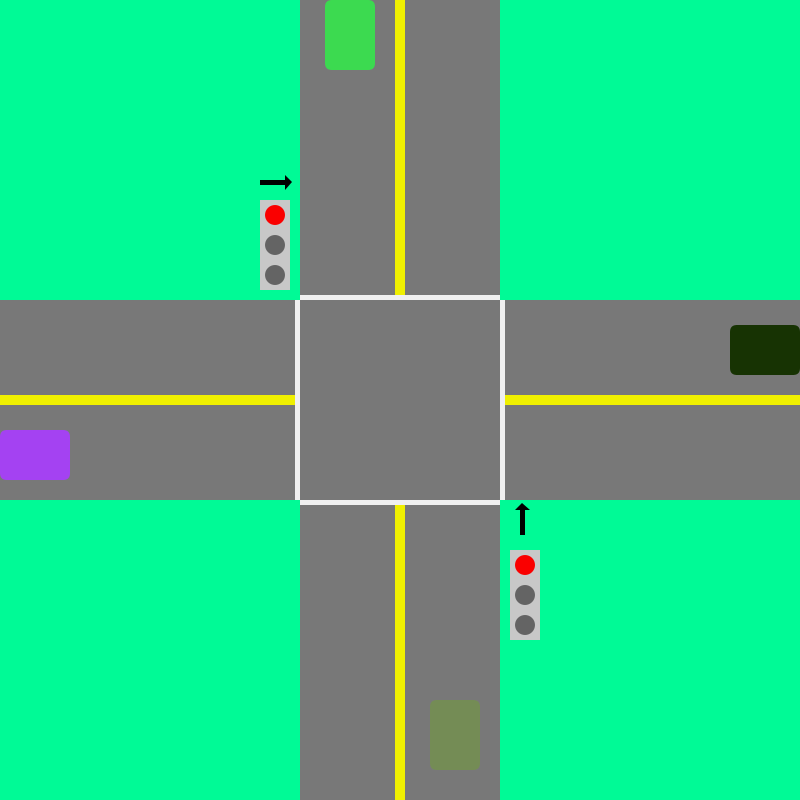
Frame 1 (no input)
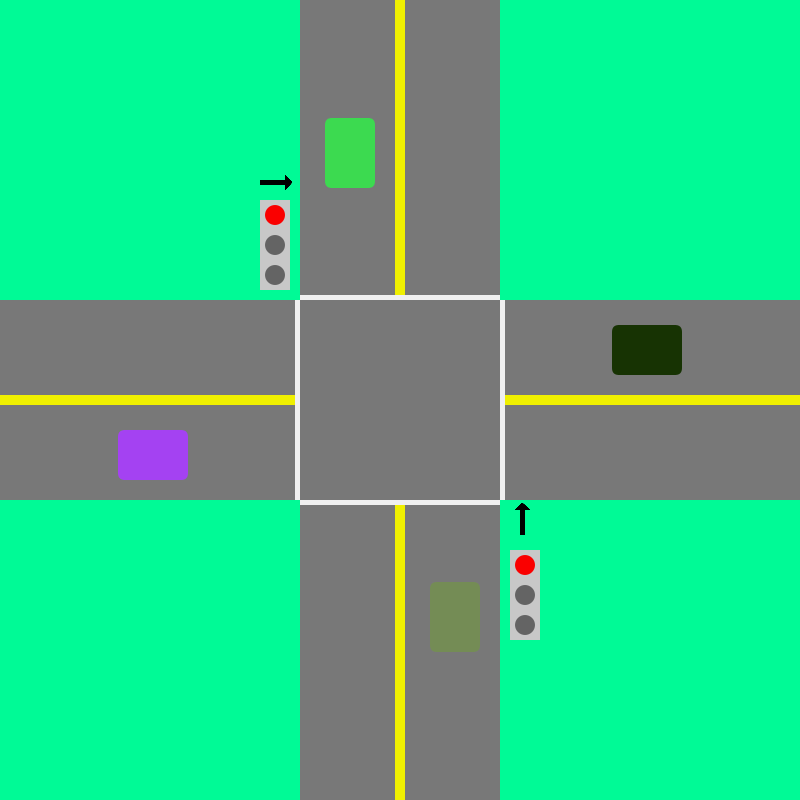
Frame 60 (the mouse pressed at the canvas centre just before this capture)
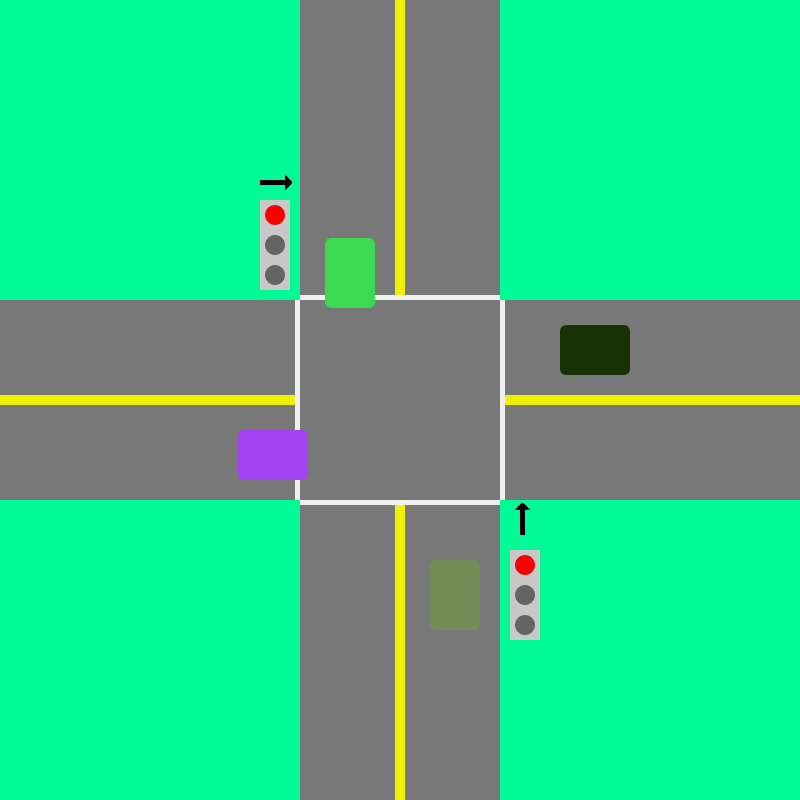
Frame 120 (the mouse held since frame 60 and released just before this capture)

The Processing sketch that drew these frames (run headless with seeded random() and noise(); from frame 60 on, the mouse is pressed at the canvas centre):

// Processing sketch: traffic
// ── traffic.pde
Light l = new Light(260,200, "v");
Light l2 = new Light(510,550, "h");

int car_width = 50;
int car_height = 70;
int right_lane = 430;
int left_lane = 325;

//intersection boundaries
int inter_st = 300;
int inter_end = 500;
int time = second();

Car car = new Car(0, right_lane, car_height, car_width, 2, random_color(255), "h"); //left  //(init_x, init_y, car_width, car_len, vx, vy, color)
Car top = new Car(left_lane, 0, car_width, car_height, 2, random_color(255), "v"); //top
Car bot = new Car(right_lane, 770 - car_height, car_width, car_height, -2, random_color(255), "v"); //bottom
Car right = new Car(780 - car_width, left_lane, car_height, car_width, -2, random_color(255), "h"); //right

color random_color(int v){
  return color(random(v), random(v), random(v));      
}

void drawRoad(){
 fill(120);
 noStroke();
 
 //road
 rect(0, 300, width, 200);
 rect(300, 0, 200, height);
 
 fill(240,240,0); //yellow line
 rect(0,395,300,10); //left 
 rect(395,0,10,300); //top 
 rect(395,500,10,300); //bottom
 rect(500,395,300,10); //right
 
 fill(240);
 rect(300, 295, 200, 5);
 rect(300, 500, 200, 5);
 rect(295, 300, 5, 200);
 rect(500, 300, 5, 200);
}

void setup(){
  size(800,800);
  background(0,250,150);
}

void draw(){
  drawRoad();
  l.drawLight();
  l2.drawLight();
  lightSync();
  
  car.drawCar();
  bot.drawCar();
  top.drawCar();
  right.drawCar();
  
  // car behaviour depending on light state
  whatdo(car, l, inter_st, 1); //horizontal
  whatdo(right, l, inter_end, -1); //vertical
  whatdo(top, l2, inter_st, 1); //h
  whatdo(bot, l2, inter_end, -1); //v
  print(car.getPos());
  print('\n');
  
}

// insersection marks beginning of intersection, direction is pos/neg depending on movement
void whatdo(Car c, Light l, int intersection_start, int direction){
  switch (l.getState()){
    case "green": 
      c.drive(c.get_start_v());
      break;
    case "yellow":
      yellow_light(c, intersection_start, direction);
      break;
    case "red":
      red_light(c, intersection_start, direction);      
      break;
  }
}
  
void yellow_light(Car c, int intersection_start, int direction){
  if (direction < 0){ //going backwards
        if (c.getDir().equals("h")){ //side to side
          if (c.getX() > intersection_start){
            if (c.getV() != 0 &&  c.getV()/2 != 0){
              c.drive(c.getV()/2); 
            }else {
            c.drive(c.get_start_v()); 
          }    
        } else{
          c.drive(c.get_start_v());  
        }
      } else { //up down driving car going backwards
        if (c.getY() > intersection_start){
          if (c.getV() != 0 &&  c.getV()/2 != 0){
            c.drive(c.getV()/2); 
          }else {
            c.drive(c.get_start_v()); 
          }    
        } else{
          c.drive(c.get_start_v());  
        }    
      }
    } else{//going forward
      if (c.getDir().equals("h")){ //side to side
        if (c.getX() < intersection_start){
          if (c.getV() != 0 &&  c.getV()/2 != 0){
            c.drive(c.getV()/2); 
          }else {
            c.drive(c.get_start_v()); 
          }    
        } else{
          c.drive(c.get_start_v());  
        }
      } else { //up down driving car going forward
        if (c.getY() < intersection_start){
          if (c.getV() != 0 &&  c.getV()/2 != 0){
            c.drive(c.getV()/2); 
          }else {
            c.drive(c.get_start_v()); 
          }    
        } else{
          c.drive(c.get_start_v());  
        }    
      }
      
    }
}

void red_light(Car c, int intersection_start, int direction){
  if (direction < 0){
    if (c.getPos() < intersection_start - car_height || c.getPos() + 40 > intersection_start + 100){
      c.drive(c.get_start_v());
    }else{
      print("stopping");
      c.drive(0);
    }
  }else {
    if (c.getPos() > intersection_start || c.getPos() - 40 < intersection_start-car_height){
      c.drive(c.get_start_v());
    }else{
      c.drive(0);
    }
  }  
}

void lightSync(){
   int time = second();
   if(time == 0){
     l.toggleLight("green");
     l2.toggleLight("red");
   }
   else if(time == 25){
     l.toggleLight("yellow");
   }
   else if(time == 30){
    l.toggleLight("red");
    l2.toggleLight("green");
   }
   else if(time == 59){
    l2.toggleLight("yellow"); 
   }
   
}
// ── car.pde
class Car{
  int x, y, v;
  int start_x, start_y, start_v;
  int w, h; 
  color c;
  int pos; //the changing position var 
  String dir;
  
  Car (int x, int y, int w , int h, int v, color c, String dir){
    this.x = x;
    this.y = y;
    this.w = w;
    this.h = h;
    this.v = v;
    this.c = c;
    this.start_x = x;
    this.start_y = y;
    this.start_v = v;
    this.dir = dir;
    
    
  }
  
  int getPos(){
    if (this.dir.equals("h")){
       return x; 
     }else{
       return y;
     } 
  }
  
  int getX(){
    return this.x; 
  }
  
  int getY(){
    return this.y; 
  }
  
  int getV(){
    return this.v;
  }
  
  int get_start_v(){
    return this.start_v;
  }
  
  String getDir(){
    return this.dir; 
  }
  
  void drawCar(){
    smooth();
    fill(this.c);
    rect(this.x, this.y, this.w, this.h, 7);
  }
  
  void drive(){
    
    if (this.dir.equals("h")){ 
      this.x = this.x + this.v;
    }else {
      this.y = this.y + this.v;  
    }
    
    if (this.x > width || this.x < 0){
      this.x = start_x; 
    }
    if (this.y > height || this.y < 0){
      this.y = this.start_y; 
    }
  }
  
  //if given paramters update speed
  void drive(int v){
    this.v = v;
    if (this.dir.equals("h")){ 
      this.x = this.x + this.v;
    }else {
      this.y = this.y + this.v;  
    }
    
    if (this.x > width || this.x < 0){
      this.x = this.start_x; 
    }
    if (this.y > height || this.y < 0){
      this.y = this.start_y; 
    }
  }
}
// ── light.pde
class Light{
 String col, dir;
 int x,y;
 Light(int x, int y, String dir){
     this.x = x;
     this.y = y;
     this.col = "red";
     this.dir = dir;
     
 }
 void drawLight(){
   fill(200);
   noStroke();
   rect(this.x, this.y, 30, 90);
   if(this.col.equals("red")){
     fill(250, 0, 0);
   }
   else{
     fill(100);
   }
   ellipse(this.x+15, this.y+15, 20, 20);
   if(this.col.equals("yellow")){
     fill(250, 250, 0);
   }
   else{
     fill(100);
   }
   ellipse(this.x+15, this.y+45, 20, 20);
   if(this.col.equals("green")){
     fill(0, 250, 0);
   }
   else{
     fill(100);
   }
   ellipse(this.x+15, this.y+75, 20, 20);
   if(dir.equals("v")){
    fill(0);
    rect(this.x, this.y-20, 25, 5);
    triangle(this.x+25, this.y-25, this.x+25, this.y-10, this.x+32, this.y-18);
   }
   else{
     fill(0);
     rect(this.x+10, this.y-40, 5, 25);
     triangle(this.x+5, this.y-40, this.x+12, this.y-47, this.x+20, this.y-40);
   }
 }
 
 void toggleLight(String col){
   if(col.equals("red") || col.equals("yellow") || col.equals("green")){
    this.col=col;
   }
 }

 
 String getState(){
   return this.col; 
 }
}
